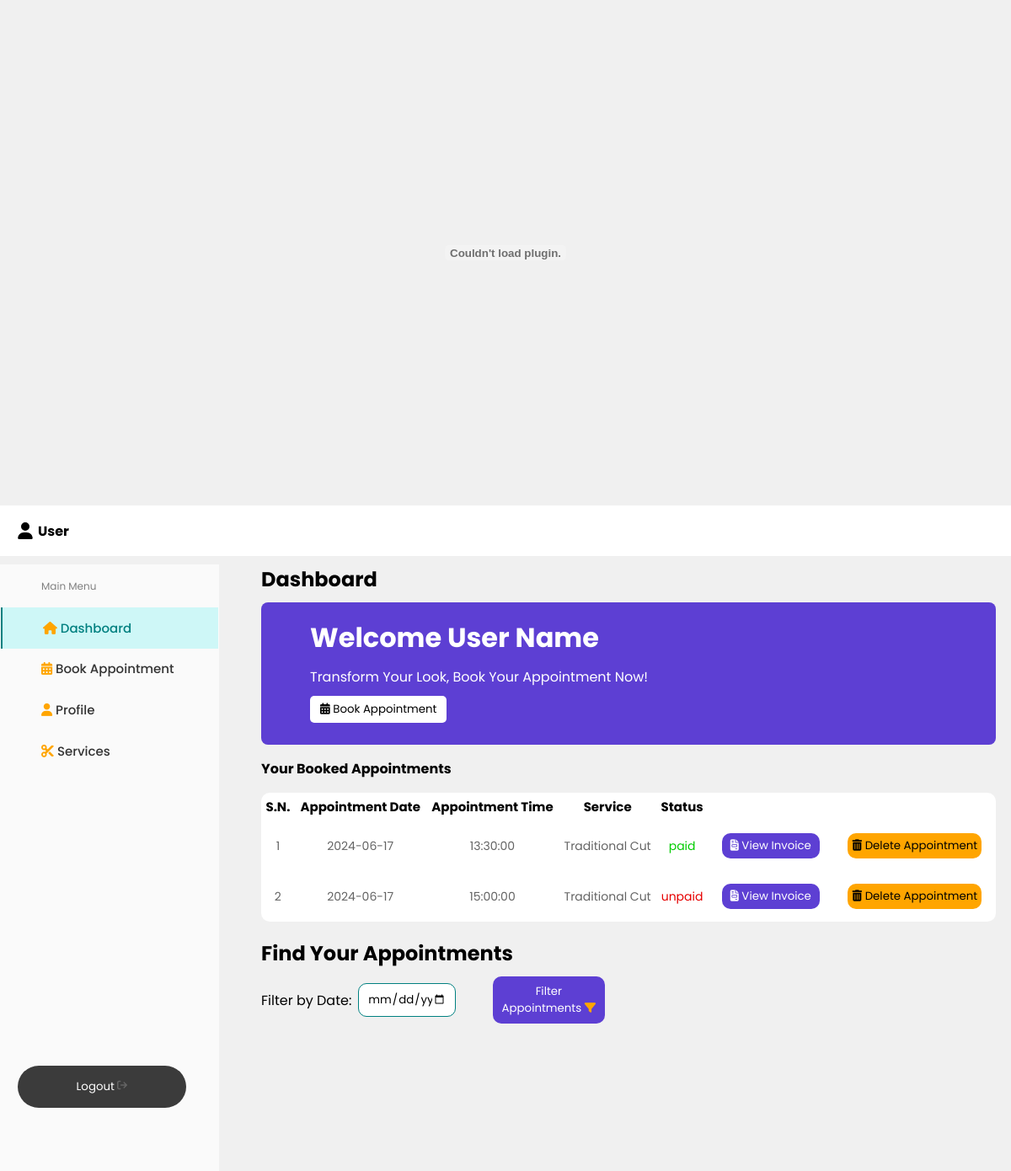
/Dashboard/user_dash.php (signed in), run on the app's committed database.
### tables this page shows
CREATE TABLE `appointment` (
  `id` int(11) NOT NULL,
  `name` varchar(255) NOT NULL,
  `email` varchar(255) NOT NULL,
  `phone` bigint(10) NOT NULL,
  `gender` varchar(20) NOT NULL,
  `appointment_date` date NOT NULL,
  `appointment_time` time NOT NULL,
  `service` text NOT NULL,
  `user_id` int(11) DEFAULT NULL,
  `status` varchar(20) NOT NULL
);

### Dashboard/user_dash.php (the view, shortened to what this page needs)
<?php
include "../connection.php";
$userid = $_SESSION['user_id'];
?>
<span style="font-family: verdana, geneva, sans-serif;"><!DOCTYPE html>
<html lang="en">
<head>
  <link rel="stylesheet" href="user_dash.css" />
  <link rel="stylesheet" href="https://cdnjs.cloudflare.com/ajax/libs/font-awesome/6.2.0/css/all.min.css" />
</head>
<body>
<embed src="yourfile.pdf" type="application/pdf" width="100%" height="600px" />
  <header class="header">
    <div class="header-icons">
      <div class="account">
        <h4><?php
        $username = $_SESSION['user_name'];
        echo "".$username;
        ?></h4>
      </div>
    </div>
  </header>
  <div class="container">
    <nav>
      <div class="side_navbar">
        <span>Main Menu</span>
       <a href="#" class="active" id="dash"><i class="fas fa-home icon"></i>&nbsp;Dashboard</a>
       <a href="../Appointment/book_appointment.php" id="book"><i class="fas fa-calendar-alt icon"></i>&nbsp;Book Appointment</a>
        <a href="../Profie/profile.php"><i class="fas fa-user icon"></i>&nbsp;Profile</a>
        <a href="../Service/service.php"><i class="fas fa-scissors icon"></i>&nbsp;Services</a>
        <button class="logout">Logout </button>
      </div>
    </nav>
    <div class="main-body">
      <h2>Dashboard</h2>
      <div class="promo_card">
        <h1 style="text-transform: capitalize">Welcome <?php
        echo "".$_SESSION["name"];
         ?></h1>
        <span>Transform Your Look, Book Your Appointment Now!</span>
        <button class="book"><i class="fas fa-calendar-alt icon"></i>&nbsp;Book Appointment</button>
      </div>
        <div class="row">
            <h4>Your Booked Appointments</h4>
          </div>
        <div class="list2">
         <table>
           <thead>
             <tr>
               <th>S.N.</th>
               <th>Appointment Date</th>
               <th>Appointment Time</th>
               <th>Service</th>
               <th>Status</th>
             </tr>
           </thead>
           <tbody>
           <?php
              $sql2="SELECT appointment_date, appointment_time, service,status
              FROM appointment
              WHERE user_id = '$userid'
              AND appointment_date >= CURDATE()
              ORDER BY appointment_date ASC, appointment_time ASC";
               $res2 = mysqli_query($con,$sql2);
               if($res2)
               {
                 if (mysqli_num_rows($res2) > 0) {
                 $i = 1;
                 while ($row = mysqli_fetch_assoc($res2))
                 {
                   $appointmentDate = $row["appointment_date"];
                   $appointmentTime = $row["appointment_time"];
                   $service = $row["service"];
                    $status = $row["status"];
                    $statusClass = ($status == 'unpaid') ? 'unpaid' : (($status == 'paid') ? 'paid' : '');
                   echo "<tr>
                   <td>".$i++."</td>
                   <td class='appointmentDate'>$appointmentDate</td>
                   <td class='appointmentTime'>$appointmentTime</td>
                   <td class='service'>$service</td>
                   <td class='status $statusClass'>$status</td>
                   <td><button class ='view-button'><i class='fas fa-file-invoice icon'style='color: white'></i>&nbsp;View Invoice</button></td>
                   <td><button class ='delete-button'><i class='fas fa-trash-alt icon'id='del'></i>&nbsp;Delete Appointment</button></td>
                 </tr>";
                 }
               }
               else {
                 echo "<tr><td colspan='5' style='text-align: center;'>No Appointments made till now!!!🥲</td></tr>";
             }
               }
               ?>
           </tbody>
         </table>
       </div>
       <h2 style="margin-top: 20px">Find Your Appointments</h2>
       <form id="filterForm">
           <label for="dateFilter">Filter by Date:</label>
           <input type="date" id="dateFilter" name="dateFilter">
           <button type="submit" id="filterButton">Filter Appointments&nbsp;<i class="fas fa-filter icon"></i></button>
       </form>
    </div>
  </div>
</body>
</html>
 </span>

### Dashboard/user_dash.css (style rules this page uses)
* { margin: 0; padding: 0; border: none; outline: none; text-decoration: none; box-sizing: border-box; font-family: "Poppins", sans-serif; }
body { background-color: #F0F0F0; overflow: hidden; }
.header { display: flex; align-items: center; justify-content: space-between; height: 60px; padding: 20px; background: #fff; }
.header-icons svg { height: 20px; width: 20px; }
.header-icons h4 { text-transform:capitalize; }
.header-icons { display: flex; align-items: center; }
.header-icons .account { width: auto; display: flex; align-items: center; justify-content: space-evenly; gap: 5px; }
.container { margin-top: 10px; display: flex; gap: 50px; }
nav { background-color: #FAFAFA; }
.side_navbar { padding: 1px; display: flex; flex-direction: column; height: 90vh; border-radius: 40px; width: 260px; }
.side_navbar span { color: gray; margin: 1rem 3rem; font-size: 12px; }
.side_navbar a { width: 100%; padding: 0.8rem 3rem; font-weight: 500; font-size: 15px; color: #333333; }
.logout { margin-top: 350px; margin-left: 20px; padding: 15px 32px; text-decoration: none; color: white; display: block; width: 200px; background-color: rgba(0, 0, 0, 0.766); border: 1.5 px solid white; border-radius: 30px 30px; }
.logout svg { height: 12px; width: 12px; }
.side_navbar .active { border-left: 2.5px solid #008080; background-color: #cef7f7; color: #008080; }
.main-body { width: 80%; display: flex; flex-direction: column; height: 90vh; overflow: scroll; }
.promo_card { width: 98%; color: #fff; margin-top: 10px; border-radius: 8px; padding: 0.5rem 1rem 1rem 3rem; background-color: #5D3FD3; }
.promo_card h1, .promo_card span, button { margin: 10px; }
.promo_card button { background-color: white; color:black; display: block; padding: 6px 12px; border: none; border-radius: 5px; cursor: pointer; transition: background-color 0.3s, box-shadow 0.3s; }
.promo_card button i { color:black; }
.list2 { display: flex; align-items: center; justify-content: space-between; width: 98%; }
.row { display: flex; justify-content: space-between; align-items: center; margin: 1rem 0; }
table { background: white; width: 100%; height: auto; border-collapse: collapse; border-radius: 10px; text-align: center; }
table th { font-size: 15px; }
table td { font-size: 14px; color: rgb(100, 100, 100); }
table th,td { padding: 5px; }
.view-button { border: none; margin: none; padding: 5px 10px; background-color: #5D3FD3; color: white; border-radius: 10px; transition: background-color 0.2s ease-in-out; }
.delete-button { border: none; margin: none; padding: 5px 5px; background-color: #FFA500; color: black; border-radius: 10px; transition: background-color 0.2s ease-in-out, color 0.35s ease-in-out; }
#del { color: black; transition: color 0.35s ease-in-out; }
.unpaid { color: #e60000; }
.paid { color:#00cc00; }
#filterForm { margin-bottom: 10px; display: flex; align-items: center; gap: 8px; }
#filterButton { margin-left:4%; }
#filterButton { border-radius: 10px; width: 15%; padding: 8px 10px; color: white; background-color: #5D3FD3; float: right; transition: background-color 0.3s ease; }
#dateFilter { width: 13%; border-radius: 10px; padding: 8px 10px; border: 1.5px solid #008080; }
.icon { color: #FFA500; }

### data on the page
appointment: appointment_date "2024-06-17", appointment_time "13:30:00", service "Traditional Cut", status "paid"
appointment: appointment_date "2024-06-17", appointment_time "15:00:00", service "Traditional Cut", status "unpaid"

### other printed values
$username "User"
$_SESSION["name"] "User Name"
